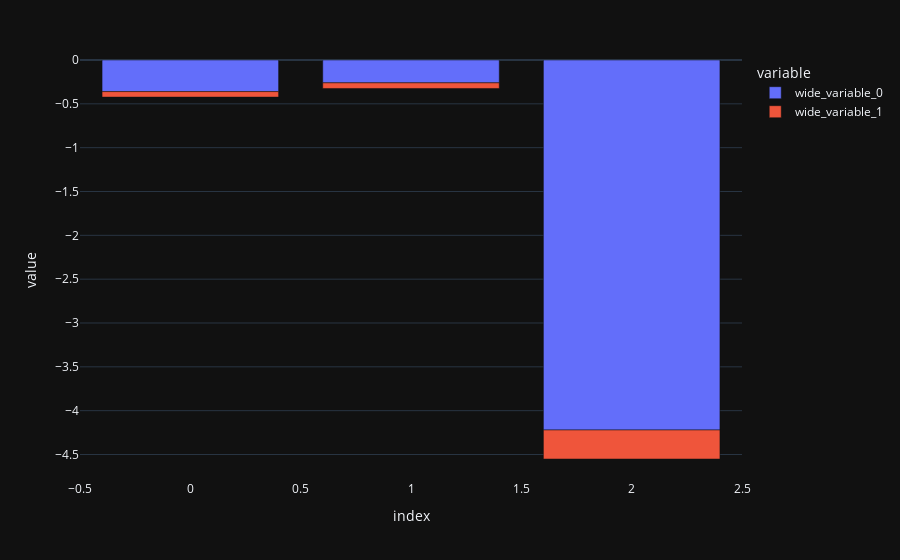

The cell this chart's notebook holds for it:
### Code cell
px.bar(y=[cv1['test_score'], cv2['test_score']])

### Figure 1 — Plotly figure (JSON) as saved in the notebook; plotly's stock layout.template omitted (floating-point values rounded to 4 significant figures)
{"data": [{"alignmentgroup": "True", "hovertemplate": "variable=wide_variable_0<br>index=%{x}<br>value=%{y}<extra></extra>", "legendgroup": "wide_variable_0", "marker": {"color": "#636efa", "pattern": {"shape": ""}}, "name": "wide_variable_0", "offsetgroup": "wide_variable_0", "orientation": "v", "showlegend": true, "textposition": "auto", "x": [0, 1, 2], "xaxis": "x", "y": [-0.3604, -0.2609, -4.22], "yaxis": "y", "type": "bar"}, {"alignmentgroup": "True", "hovertemplate": "variable=wide_variable_1<br>index=%{x}<br>value=%{y}<extra></extra>", "legendgroup": "wide_variable_1", "marker": {"color": "#EF553B", "pattern": {"shape": ""}}, "name": "wide_variable_1", "offsetgroup": "wide_variable_1", "orientation": "v", "showlegend": true, "textposition": "auto", "x": [0, 1, 2], "xaxis": "x", "y": [-0.0628, -0.06388, -0.3312], "yaxis": "y", "type": "bar"}], "layout": {"xaxis": {"anchor": "y", "domain": [0.0, 1.0], "title": {"text": "index"}}, "yaxis": {"anchor": "x", "domain": [0.0, 1.0], "title": {"text": "value"}}, "legend": {"title": {"text": "variable"}, "tracegroupgap": 0}, "margin": {"t": 60}, "barmode": "relative"}}
